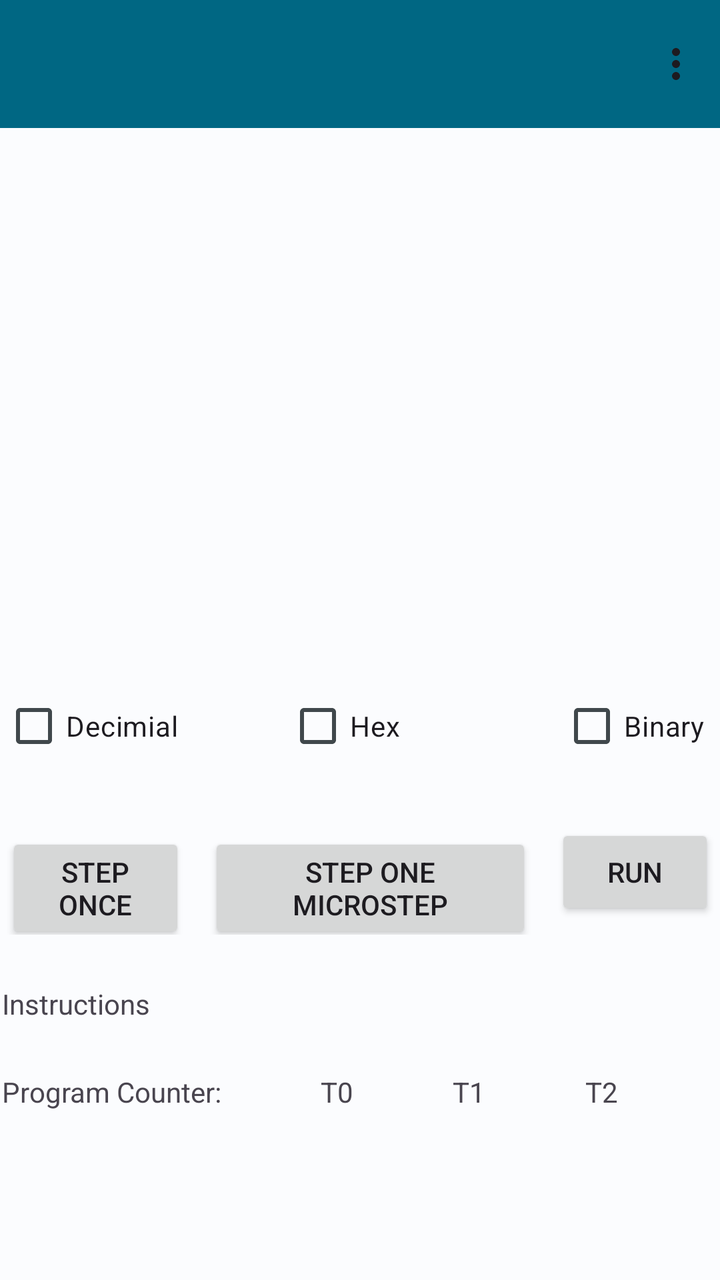
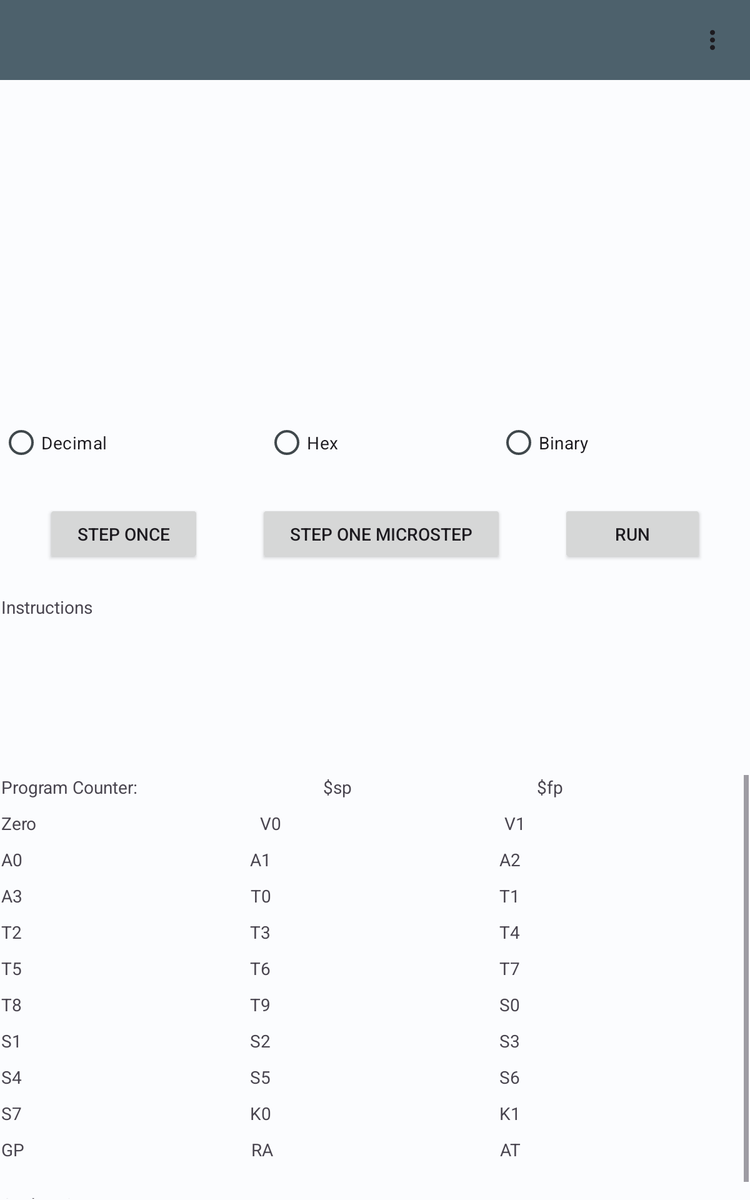

Compare how this app lays out the same screen by default and in its alternative resource folder. The renders come first, then the two layout files and the values they reference.
<!-- AndroidManifest.xml: application theme Theme.MipsEMU -->
<!-- res/layout/activity_machine.xml -->
<?xml version="1.0" encoding="utf-8"?>
<androidx.constraintlayout.widget.ConstraintLayout xmlns:android="http://schemas.android.com/apk/res/android"
    xmlns:app="http://schemas.android.com/apk/res-auto"
    xmlns:tools="http://schemas.android.com/tools"
    android:id="@+id/main"
    android:layout_width="match_parent"
    android:layout_height="match_parent"
    tools:context=".ui.MachineActivity">

    <com.google.android.material.appbar.MaterialToolbar
        android:id="@+id/materialToolbar"
        android:layout_width="0dp"
        android:layout_height="wrap_content"
        android:layout_marginBottom="736dp"
        android:background="?attr/colorPrimary"
        android:minHeight="?attr/actionBarSize"
        android:theme="?attr/actionBarTheme"
        app:layout_constraintBottom_toBottomOf="parent"
        app:layout_constraintEnd_toEndOf="parent"
        app:layout_constraintHorizontal_bias="0.0"
        app:layout_constraintStart_toStartOf="parent"
        app:layout_constraintTop_toTopOf="parent"
        app:layout_constraintVertical_bias="0.0"
        app:menu="@menu/toolbar" />

    <LinearLayout
        android:layout_width="0dp"
        android:layout_height="0dp"
        android:layout_marginStart="1dp"
        android:layout_marginTop="1dp"
        android:layout_marginEnd="1dp"
        android:layout_marginBottom="1dp"
        android:orientation="vertical"
        app:layout_constraintBottom_toBottomOf="parent"
        app:layout_constraintEnd_toEndOf="parent"
        app:layout_constraintStart_toStartOf="parent"
        app:layout_constraintTop_toBottomOf="@+id/materialToolbar">

        <LinearLayout
            android:layout_width="match_parent"
            android:layout_height="254dp"
            android:orientation="horizontal">

            <TextView
                android:id="@+id/memoryView"
                android:layout_width="wrap_content"
                android:layout_height="match_parent"
                android:layout_weight="1" />

        </LinearLayout>

        <Space
            android:layout_width="match_parent"
            android:layout_height="20dp" />

        <LinearLayout
            android:layout_width="match_parent"
            android:layout_height="wrap_content"
            android:gravity="center"
            android:orientation="horizontal">

            <CheckBox
                android:id="@+id/decimialDisplayMode"
                android:layout_width="142dp"
                android:layout_height="wrap_content"
                android:text="Decimial" />

            <CheckBox
                android:id="@+id/hexDisplayMode"
                android:layout_width="137dp"
                android:layout_height="wrap_content"
                android:text="Hex" />

            <CheckBox
                android:id="@+id/binaryDisplayMode"
                android:layout_width="wrap_content"
                android:layout_height="match_parent"
                android:layout_weight="1"
                android:text="Binary" />

        </LinearLayout>

        <Space
            android:layout_width="match_parent"
            android:layout_height="25dp" />

        <LinearLayout
            android:layout_width="match_parent"
            android:layout_height="wrap_content"
            android:orientation="horizontal">

            <Space
                android:layout_width="10dp"
                android:layout_height="wrap_content"
                android:layout_weight="1" />

            <Button
                android:id="@+id/runStepButton"
                android:layout_width="wrap_content"
                android:layout_height="wrap_content"
                android:layout_weight="1"
                android:text="Step Once" />

            <Space
                android:layout_width="20dp"
                android:layout_height="wrap_content"
                android:layout_weight="1" />

            <Button
                android:id="@+id/runMicroStepButton"
                android:layout_width="wrap_content"
                android:layout_height="wrap_content"
                android:layout_weight="1"
                android:text="Step One Microstep" />

            <Space
                android:layout_width="20dp"
                android:layout_height="wrap_content"
                android:layout_weight="1" />

            <Button
                android:id="@+id/runContinouslyButton"
                android:layout_width="wrap_content"
                android:layout_height="wrap_content"
                android:layout_weight="1"
                android:text="Run" />

            <Space
                android:layout_width="10dp"
                android:layout_height="wrap_content"
                android:layout_weight="1" />

        </LinearLayout>

        <Space
            android:layout_width="match_parent"
            android:layout_height="25dp" />

        <TextView
            android:id="@+id/instructionDisplay"
            android:layout_width="match_parent"
            android:layout_height="wrap_content"
            android:text="Instructions" />

        <Space
            android:layout_width="match_parent"
            android:layout_height="25dp" />

        <LinearLayout
            android:id="@+id/Registers1_5"
            android:layout_width="match_parent"
            android:layout_height="wrap_content"
            android:orientation="horizontal">

            <TextView
                android:id="@+id/programCounterDisplay"
                android:layout_width="wrap_content"
                android:layout_height="wrap_content"
                android:layout_weight="1"
                android:text="Program Counter:" />

            <TextView
                android:id="@+id/registerT0_Display"
                android:layout_width="wrap_content"
                android:layout_height="wrap_content"
                android:layout_weight="1"
                android:text="T0" />

            <TextView
                android:id="@+id/registerT1_Display"
                android:layout_width="wrap_content"
                android:layout_height="wrap_content"
                android:layout_weight="1"
                android:text="T1" />

            <TextView
                android:id="@+id/registerT2_Display"
                android:layout_width="wrap_content"
                android:layout_height="wrap_content"
                android:layout_weight="1"
                android:text="T2" />
        </LinearLayout>

    </LinearLayout>

</androidx.constraintlayout.widget.ConstraintLayout>
<!-- resources referenced by this layout -->
<resources>
  <style name="Theme.MipsEMU" parent="Theme.Material3.Light.NoActionBar">
          <item name="colorPrimary">@color/md_theme_light_primary</item>
          <item name="colorOnPrimary">@color/md_theme_light_onPrimary</item>
          <item name="colorPrimaryContainer">@color/md_theme_light_primaryContainer</item>
          <item name="colorOnPrimaryContainer">@color/md_theme_light_onPrimaryContainer</item>
          <item name="colorSecondary">@color/md_theme_light_secondary</item>
          <item name="colorOnSecondary">@color/md_theme_light_onSecondary</item>
          <item name="colorSecondaryContainer">@color/md_theme_light_secondaryContainer</item>
          <item name="colorOnSecondaryContainer">@color/md_theme_light_onSecondaryContainer</item>
          <item name="colorTertiary">@color/md_theme_light_tertiary</item>
          <item name="colorOnTertiary">@color/md_theme_light_onTertiary</item>
          <item name="colorTertiaryContainer">@color/md_theme_light_tertiaryContainer</item>
          <item name="colorOnTertiaryContainer">@color/md_theme_light_onTertiaryContainer</item>
          <item name="colorError">@color/md_theme_light_error</item>
          <item name="colorErrorContainer">@color/md_theme_light_errorContainer</item>
          <item name="colorOnError">@color/md_theme_light_onError</item>
          <item name="colorOnErrorContainer">@color/md_theme_light_onErrorContainer</item>
          <item name="android:colorBackground">@color/md_theme_light_background</item>
          <item name="colorOnBackground">@color/md_theme_light_onBackground</item>
          <item name="colorSurface">@color/md_theme_light_surface</item>
          <item name="colorOnSurface">@color/md_theme_light_onSurface</item>
          <item name="colorSurfaceVariant">@color/md_theme_light_surfaceVariant</item>
          <item name="colorOnSurfaceVariant">@color/md_theme_light_onSurfaceVariant</item>
          <item name="colorOutline">@color/md_theme_light_outline</item>
          <item name="colorOnSurfaceInverse">@color/md_theme_light_inverseOnSurface</item>
          <item name="colorSurfaceInverse">@color/md_theme_light_inverseSurface</item>
          <item name="colorPrimaryInverse">@color/md_theme_light_inversePrimary</item>
      </style>
  <color name="md_theme_light_primary">#006783</color>
  <color name="md_theme_light_onPrimary">#FFFFFF</color>
  <color name="md_theme_light_primaryContainer">#BDE9FF</color>
  <color name="md_theme_light_onPrimaryContainer">#001F2A</color>
  <color name="md_theme_light_secondary">#4D616C</color>
  <color name="md_theme_light_onSecondary">#FFFFFF</color>
  <color name="md_theme_light_secondaryContainer">#D0E6F2</color>
  <color name="md_theme_light_onSecondaryContainer">#081E27</color>
  <color name="md_theme_light_tertiary">#745B00</color>
  <color name="md_theme_light_onTertiary">#FFFFFF</color>
  <color name="md_theme_light_tertiaryContainer">#FFE08E</color>
  <color name="md_theme_light_onTertiaryContainer">#241A00</color>
  <color name="md_theme_light_error">#BA1A1A</color>
  <color name="md_theme_light_errorContainer">#FFDAD6</color>
  <color name="md_theme_light_onError">#FFFFFF</color>
  <color name="md_theme_light_onErrorContainer">#410002</color>
  <color name="md_theme_light_background">#FBFCFE</color>
  <color name="md_theme_light_onBackground">#191C1E</color>
  <color name="md_theme_light_surface">#FBFCFE</color>
  <color name="md_theme_light_onSurface">#191C1E</color>
  <color name="md_theme_light_surfaceVariant">#DCE4E9</color>
  <color name="md_theme_light_onSurfaceVariant">#40484C</color>
  <color name="md_theme_light_outline">#70787D</color>
  <color name="md_theme_light_inverseOnSurface">#EFF1F3</color>
  <color name="md_theme_light_inverseSurface">#2E3132</color>
  <color name="md_theme_light_inversePrimary">#65D3FF</color>
</resources>
<!-- res/layout-sw600dp/activity_machine.xml (the author's variant of the layout above) -->
<!-- drawn on a 7-inch tablet held upright -->
<?xml version="1.0" encoding="utf-8"?>
<androidx.constraintlayout.widget.ConstraintLayout xmlns:android="http://schemas.android.com/apk/res/android"
    xmlns:app="http://schemas.android.com/apk/res-auto"
    xmlns:tools="http://schemas.android.com/tools"
    android:id="@+id/main"
    android:layout_width="match_parent"
    android:layout_height="match_parent"
    tools:context=".ui.MachineActivity">

    <com.google.android.material.appbar.MaterialToolbar
        android:id="@+id/materialToolbar"
        android:layout_width="0dp"
        android:layout_height="wrap_content"
        android:layout_marginBottom="736dp"
        android:background="?attr/colorSecondary"
        android:minHeight="?attr/actionBarSize"
        android:theme="?attr/actionBarTheme"
        app:layout_constraintBottom_toBottomOf="parent"
        app:layout_constraintEnd_toEndOf="parent"
        app:layout_constraintHorizontal_bias="0.0"
        app:layout_constraintStart_toStartOf="parent"
        app:layout_constraintTop_toTopOf="parent"
        app:layout_constraintVertical_bias="0.0"
        app:menu="@menu/toolbar" />

    <LinearLayout
        android:layout_width="0dp"
        android:layout_height="0dp"
        android:layout_marginStart="1dp"
        android:layout_marginTop="1dp"
        android:layout_marginEnd="1dp"
        android:layout_marginBottom="1dp"
        android:orientation="vertical"
        app:layout_constraintBottom_toBottomOf="parent"
        app:layout_constraintEnd_toEndOf="parent"
        app:layout_constraintStart_toStartOf="parent"
        app:layout_constraintTop_toBottomOf="@+id/materialToolbar">

        <LinearLayout
            android:layout_width="match_parent"
            android:layout_height="245dp"
            android:orientation="horizontal">

            <TextView
                android:id="@+id/memoryView"
                android:layout_width="wrap_content"
                android:layout_height="match_parent"
                android:layout_weight="1" />

        </LinearLayout>

        <Space
            android:layout_width="match_parent"
            android:layout_height="20dp" />

        <RadioGroup
            android:layout_width="match_parent"
            android:layout_height="wrap_content"
            android:layout_gravity="center"
            android:orientation="horizontal">

            <RadioButton
                android:id="@+id/decimalDisplayMode"
                android:layout_width="wrap_content"
                android:layout_height="wrap_content"
                android:layout_weight="1"
                android:text="Decimal" />

            <RadioButton
                android:id="@+id/hexDisplayMode"
                android:layout_width="wrap_content"
                android:layout_height="wrap_content"
                android:layout_weight="1"
                android:text="Hex" />

            <RadioButton
                android:id="@+id/binaryDisplayMode"
                android:layout_width="wrap_content"
                android:layout_height="match_parent"
                android:layout_weight="1"
                android:text="Binary" />
        </RadioGroup>

        <Space
            android:layout_width="match_parent"
            android:layout_height="25dp" />

        <LinearLayout
            android:layout_width="match_parent"
            android:layout_height="wrap_content"
            android:orientation="horizontal">

            <Space
                android:layout_width="10dp"
                android:layout_height="wrap_content"
                android:layout_weight="1" />

            <Button
                android:id="@+id/runStepButton"
                android:layout_width="wrap_content"
                android:layout_height="wrap_content"
                android:layout_weight="1"
                android:text="Step Once" />

            <Space
                android:layout_width="20dp"
                android:layout_height="wrap_content"
                android:layout_weight="1" />

            <Button
                android:id="@+id/runMicroStepButton"
                android:layout_width="wrap_content"
                android:layout_height="wrap_content"
                android:layout_weight="1"
                android:text="Step One Microstep" />

            <Space
                android:layout_width="20dp"
                android:layout_height="wrap_content"
                android:layout_weight="1" />

            <Button
                android:id="@+id/runContinouslyButton"
                android:layout_width="wrap_content"
                android:layout_height="wrap_content"
                android:layout_weight="1"
                android:text="Run" />

            <Space
                android:layout_width="10dp"
                android:layout_height="wrap_content"
                android:layout_weight="1" />

        </LinearLayout>

        <Space
            android:layout_width="match_parent"
            android:layout_height="25dp" />

        <TextView
            android:id="@+id/instructionDisplay"
            android:layout_width="match_parent"
            android:layout_height="119dp"
            android:text="Instructions" />

        <Space
            android:layout_width="match_parent"
            android:layout_height="25dp" />

        <ScrollView
            android:layout_width="match_parent"
            android:layout_height="match_parent">

            <LinearLayout
                android:layout_width="match_parent"
                android:layout_height="wrap_content"
                android:orientation="vertical" >

                <LinearLayout
                    android:id="@+id/pcFpSp"
                    android:layout_width="match_parent"
                    android:layout_height="wrap_content"
                    android:orientation="horizontal">

                    <TextView
                        android:id="@+id/programCounterDisplay"
                        android:layout_width="wrap_content"
                        android:layout_height="wrap_content"
                        android:layout_weight="1"
                        android:text="Program Counter:" />

                    <TextView
                        android:id="@+id/register_SP"
                        android:layout_width="wrap_content"
                        android:layout_height="wrap_content"
                        android:layout_weight="1"
                        android:text="$sp" />

                    <TextView
                        android:id="@+id/register_FP"
                        android:layout_width="wrap_content"
                        android:layout_height="wrap_content"
                        android:layout_weight="1"
                        android:text="$fp" />

                </LinearLayout>

                <Space
                    android:layout_width="match_parent"
                    android:layout_height="10dp" />

                <LinearLayout
                    android:layout_width="match_parent"
                    android:layout_height="wrap_content"
                    android:orientation="horizontal">

                    <TextView
                        android:id="@+id/register_ZERO"
                        android:layout_width="wrap_content"
                        android:layout_height="wrap_content"
                        android:layout_weight="1"
                        android:text="Zero" />

                    <TextView
                        android:id="@+id/register_V0"
                        android:layout_width="wrap_content"
                        android:layout_height="wrap_content"
                        android:layout_weight="1"
                        android:text="V0" />

                    <TextView
                        android:id="@+id/register_V1"
                        android:layout_width="wrap_content"
                        android:layout_height="wrap_content"
                        android:layout_weight="1"
                        android:text="V1" />
                </LinearLayout>

                <Space
                    android:layout_width="match_parent"
                    android:layout_height="10dp" />

                <LinearLayout
                    android:layout_width="match_parent"
                    android:layout_height="wrap_content"
                    android:orientation="horizontal">

                    <TextView
                        android:id="@+id/register_A0"
                        android:layout_width="wrap_content"
                        android:layout_height="wrap_content"
                        android:layout_weight="1"
                        android:text="A0" />

                    <TextView
                        android:id="@+id/register_A1"
                        android:layout_width="wrap_content"
                        android:layout_height="wrap_content"
                        android:layout_weight="1"
                        android:text="A1" />

                    <TextView
                        android:id="@+id/register_A2"
                        android:layout_width="wrap_content"
                        android:layout_height="wrap_content"
                        android:layout_weight="1"
                        android:text="A2" />
                </LinearLayout>

                <Space
                    android:layout_width="match_parent"
                    android:layout_height="10dp" />

                <LinearLayout
                    android:layout_width="match_parent"
                    android:layout_height="wrap_content"
                    android:orientation="horizontal">

                    <TextView
                        android:id="@+id/register_A3"
                        android:layout_width="wrap_content"
                        android:layout_height="wrap_content"
                        android:layout_weight="1"
                        android:text="A3" />

                    <TextView
                        android:id="@+id/register_T0"
                        android:layout_width="wrap_content"
                        android:layout_height="wrap_content"
                        android:layout_weight="1"
                        android:text="T0" />

                    <TextView
                        android:id="@+id/register_T1"
                        android:layout_width="wrap_content"
                        android:layout_height="wrap_content"
                        android:layout_weight="1"
                        android:text="T1" />
                </LinearLayout>

                <Space
                    android:layout_width="match_parent"
                    android:layout_height="10dp" />

                <LinearLayout
                    android:layout_width="match_parent"
                    android:layout_height="wrap_content"
                    android:orientation="horizontal">

                    <TextView
                        android:id="@+id/register_T2"
                        android:layout_width="wrap_content"
                        android:layout_height="wrap_content"
                        android:layout_weight="1"
                        android:text="T2" />

                    <TextView
                        android:id="@+id/register_T3"
                        android:layout_width="wrap_content"
                        android:layout_height="wrap_content"
                        android:layout_weight="1"
                        android:text="T3" />

                    <TextView
                        android:id="@+id/register_T4"
                        android:layout_width="wrap_content"
                        android:layout_height="wrap_content"
                        android:layout_weight="1"
                        android:text="T4" />
                </LinearLayout>

                <Space
                    android:layout_width="match_parent"
                    android:layout_height="10dp" />

                <LinearLayout
                    android:layout_width="match_parent"
                    android:layout_height="wrap_content"
                    android:orientation="horizontal">

                    <TextView
                        android:id="@+id/register_T5"
                        android:layout_width="wrap_content"
                        android:layout_height="wrap_content"
                        android:layout_weight="1"
                        android:text="T5" />

                    <TextView
                        android:id="@+id/register_T6"
                        android:layout_width="wrap_content"
                        android:layout_height="wrap_content"
                        android:layout_weight="1"
                        android:text="T6" />

                    <TextView
                        android:id="@+id/register_T7"
                        android:layout_width="wrap_content"
                        android:layout_height="wrap_content"
                        android:layout_weight="1"
                        android:text="T7" />
                </LinearLayout>

                <Space
                    android:layout_width="match_parent"
                    android:layout_height="10dp" />

                <LinearLayout
                    android:layout_width="match_parent"
                    android:layout_height="wrap_content"
                    android:orientation="horizontal">

                    <TextView
                        android:id="@+id/register_T8"
                        android:layout_width="wrap_content"
                        android:layout_height="wrap_content"
                        android:layout_weight="1"
                        android:text="T8" />

                    <TextView
                        android:id="@+id/register_T9"
                        android:layout_width="wrap_content"
                        android:layout_height="wrap_content"
                        android:layout_weight="1"
                        android:text="T9" />

                    <TextView
                        android:id="@+id/register_S0"
                        android:layout_width="wrap_content"
                        android:layout_height="wrap_content"
                        android:layout_weight="1"
                        android:text="S0" />
                </LinearLayout>

                <Space
                    android:layout_width="match_parent"
                    android:layout_height="10dp" />

                <LinearLayout
                    android:layout_width="match_parent"
                    android:layout_height="wrap_content"
                    android:orientation="horizontal">

                    <TextView
                        android:id="@+id/register_S1"
                        android:layout_width="wrap_content"
                        android:layout_height="wrap_content"
                        android:layout_weight="1"
                        android:text="S1" />

                    <TextView
                        android:id="@+id/register_S2"
                        android:layout_width="wrap_content"
                        android:layout_height="wrap_content"
                        android:layout_weight="1"
                        android:text="S2" />

                    <TextView
                        android:id="@+id/register_S3"
                        android:layout_width="wrap_content"
                        android:layout_height="wrap_content"
                        android:layout_weight="1"
                        android:text="S3" />

                </LinearLayout>

                <Space
                    android:layout_width="match_parent"
                    android:layout_height="10dp" />

                <LinearLayout
                    android:layout_width="match_parent"
                    android:layout_height="wrap_content"
                    android:orientation="horizontal">

                    <TextView
                        android:id="@+id/register_S4"
                        android:layout_width="wrap_content"
                        android:layout_height="wrap_content"
                        android:layout_weight="1"
                        android:text="S4" />

                    <TextView
                        android:id="@+id/register_S5"
                        android:layout_width="wrap_content"
                        android:layout_height="wrap_content"
                        android:layout_weight="1"
                        android:text="S5" />

                    <TextView
                        android:id="@+id/register_S6"
                        android:layout_width="wrap_content"
                        android:layout_height="wrap_content"
                        android:layout_weight="1"
                        android:text="S6" />
                </LinearLayout>

                <Space
                    android:layout_width="match_parent"
                    android:layout_height="10dp" />

                <LinearLayout
                    android:layout_width="match_parent"
                    android:layout_height="wrap_content"
                    android:orientation="horizontal">

                    <TextView
                        android:id="@+id/register_S7"
                        android:layout_width="wrap_content"
                        android:layout_height="wrap_content"
                        android:layout_weight="1"
                        android:text="S7" />

                    <TextView
                        android:id="@+id/register_K0"
                        android:layout_width="wrap_content"
                        android:layout_height="wrap_content"
                        android:layout_weight="1"
                        android:text="K0" />

                    <TextView
                        android:id="@+id/register_K1"
                        android:layout_width="wrap_content"
                        android:layout_height="wrap_content"
                        android:layout_weight="1"
                        android:text="K1" />
                </LinearLayout>

                <Space
                    android:layout_width="match_parent"
                    android:layout_height="10dp" />

                <LinearLayout
                    android:layout_width="match_parent"
                    android:layout_height="wrap_content"
                    android:orientation="horizontal">

                    <TextView
                        android:id="@+id/register_GP"
                        android:layout_width="wrap_content"
                        android:layout_height="wrap_content"
                        android:layout_weight="1"
                        android:text="GP" />

                    <TextView
                        android:id="@+id/register_RA"
                        android:layout_width="wrap_content"
                        android:layout_height="wrap_content"
                        android:layout_weight="1"
                        android:text="RA" />

                    <TextView
                        android:id="@+id/register_AT"
                        android:layout_width="wrap_content"
                        android:layout_height="wrap_content"
                        android:layout_weight="1"
                        android:text="AT" />

                </LinearLayout>

                <Space
                    android:layout_width="match_parent"
                    android:layout_height="25dp" />

                <TextView
                    android:id="@+id/cacheHitRate"
                    android:layout_width="match_parent"
                    android:layout_height="wrap_content"
                    android:text="Cache Hit Rate" />
            </LinearLayout>
        </ScrollView>

    </LinearLayout>

</androidx.constraintlayout.widget.ConstraintLayout>
